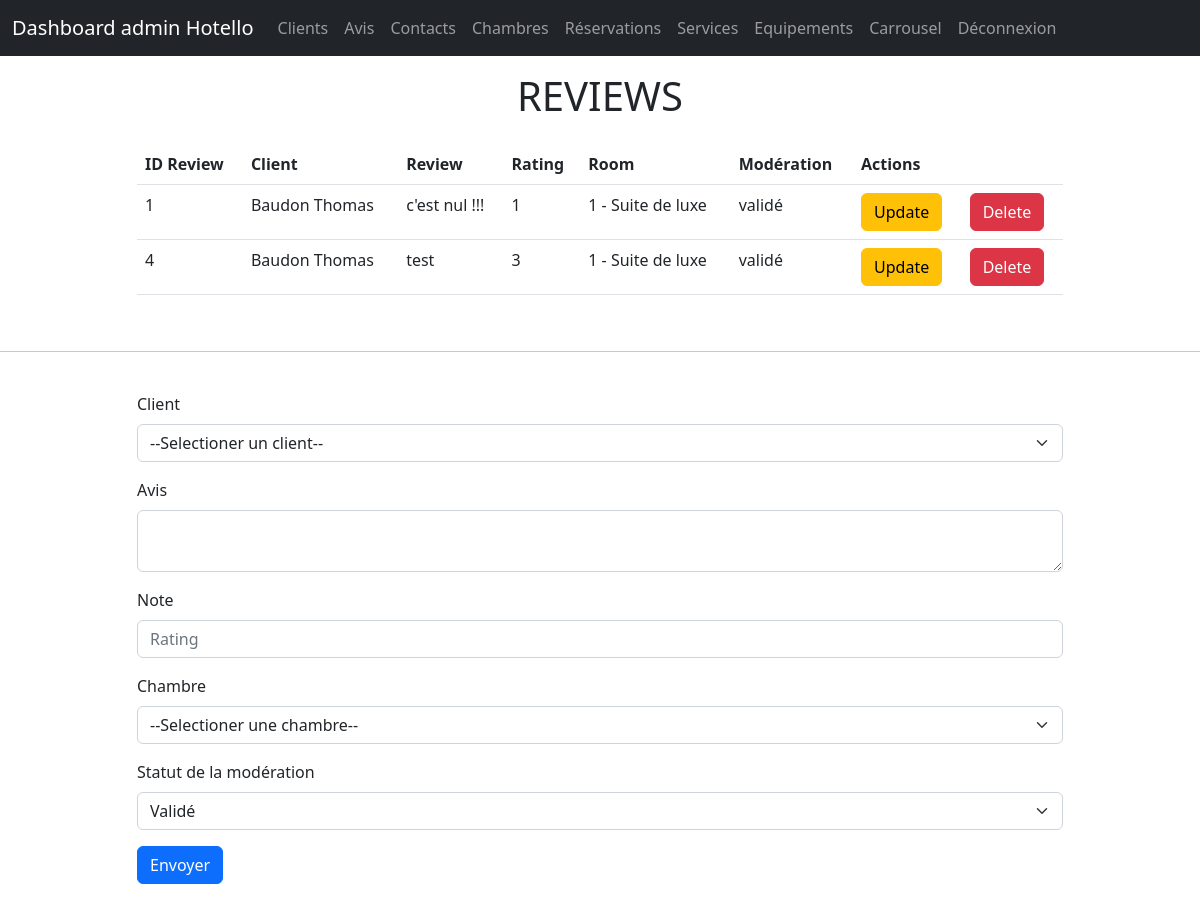
The app's page /admin/views/reviewsPage.php with its own data.
### tables this page shows
CREATE TABLE `reviews` (
  `id_reviews` int(11) NOT NULL,
  `id_cli` int(11) NOT NULL,
  `review` text NOT NULL,
  `rating` int(1) NOT NULL,
  `id_room` int(11) NOT NULL,
  `moderation` enum('validé','refusé') NOT NULL
);

CREATE TABLE `client` (
  `id_cli` int(11) NOT NULL,
  `lastname` varchar(60) NOT NULL,
  `firstname` varchar(60) NOT NULL,
  `mail` varchar(60) NOT NULL,
  `password` varchar(255) NOT NULL,
  `address` varchar(100) NOT NULL,
  `city` varchar(100) NOT NULL,
  `zipcode` varchar(5) NOT NULL,
  `phone` varchar(10) NOT NULL,
  `birthdate` date NOT NULL,
  `status` int(1) NOT NULL DEFAULT '0',
  `country` varchar(20) NOT NULL
);

CREATE TABLE `room` (
  `id_room` int(11) NOT NULL,
  `title_room` varchar(60) NOT NULL,
  `price_room` varchar(20) NOT NULL,
  `type_chambre` varchar(60) NOT NULL,
  `size` int(2) NOT NULL,
  `description` text NOT NULL,
  `adults` int(2) NOT NULL,
  `children` int(2) NOT NULL,
  `status` enum('libre','réservée') DEFAULT 'libre'
);

### admin/Models/ReviewsManager.php (called while the page is built, shortened)
<?php
class ReviewsManager{
    private $dataBase;
    public function __construct(PDO $dataBase)
    {
        $this->dataBase = $dataBase;
    }
    public function getAllReviews()
    {
        $getAllReviews = $this->dataBase->query("SELECT * FROM reviews
        INNER JOIN client ON reviews.id_cli = client.id_cli
        INNER JOIN room ON reviews.id_room = room.id_room
        ORDER BY id_reviews");
        return $getAllReviews;
    }
}
?>

### admin/Views/reviewsPage.php (the view, shortened to what this page needs)
<?php
require_once('../Models/ReviewsManager.php');
$review = new ReviewsManager($pdo);
$reviewText ="";
$rating ="";
$moderation="";
?>
<?php require_once('./inc/header.inc.php'); ?>
<div class="container mt-3 mb-3">
    <div class="row">
        <div class="col-12 justify-content-center">
            <h1 class="text-center">REVIEWS</h1>
        </div>
    </div>
</div>
    <div class="container">
        <div class="row justify-content-center">
            <div class="col-10 table-responsive">
            <table class="table">
                <thead>
                    <th>ID Review</th>
                    <th>Client</th>
                    <th>Review</th>
                    <th>Rating</th>
                    <th>Room</th>
                    <th>Modération</th>
                    <th>Actions</th>
                    <th></th>
                </thead>
                <tbody>
                    <?php
                        $reviews = $review->getAllReviews();
                        while($reviewAll = $reviews->fetch(PDO::FETCH_ASSOC)){
                    ?>
                        <tr>
                            <td><?php echo $reviewAll['id_reviews'];?></td>
                            <td><?php echo $reviewAll['lastname']." ".$reviewAll['firstname'];?></td>
                            <td><?php echo $reviewAll['review'];?></td>
                            <td><?php echo $reviewAll['rating'];?></td>
                            <td><?php echo $reviewAll['id_room']." - ".$reviewAll['title_room'];?></td>
                            <td><?php echo $reviewAll['moderation'];?></td>
                            <td>
                                <a href="<?php echo "?action=update&id_reviews=$reviewAll[id_reviews]"; ?>" class="btn btn-warning">Update</a>
                            </td>
                            <td>
                                <a href="<?php echo "?action=delete&id_reviews=$reviewAll[id_reviews]"; ?>" class="btn btn-danger">Delete</a>
                            </td>
                        </tr>
                    <?php
                        }
                    ?>
                </tbody>
            </table>
            </div>
        </div>
    </div>
    <br>
    <hr>
    <br>
    <div class="container">
        <div class="row justify-content-center">
            <div class="col-10 table-responsive">
                <form action="" method="POST">
                    <?php
                    if(!isset($_GET['action']) && !isset($_GET['action']) == 'update'){
                    ?>
                        <div class="mb-3">
                            <label for="id_cli" class="form-label">Client</label>
                            <select class="form-select mb-3" aria-label="id_cli" name="id_cli" id="id_cli">
                                <option value=""> --Selectioner un client-- </option>
                                <?php
                                    $findAllClients = $review->getAllClients($review);
                                    $getAllClients = $findAllClients->fetchAll(PDO::FETCH_ASSOC);
                                    foreach( $getAllClients as $clients):
                                ?>
                                    <?php var_dump($clients['firstname']) ?>
                                <?php endforeach ?>
                            </select>
                        </div>
                    <?php } ?>
                    <div class="mb-3">
                        <label for="review" class="form-label">Avis</label>
                        <textarea class="form-control" name="review" id="review" name="review"><?php echo $reviewText ?></textarea>
                    </div>
                    <div class="mb-3">
                        <label for="rating" class="form-label">Note</label>
                        <input type="text" id="rating" name="rating" class="form-control" placeholder="Rating" value="<?php echo $rating ?>">
                    </div>
                    <?php  if(!isset($_GET['action']) && !isset($_GET['action']) == 'update'){?>
                        <div class="mb-3">
                            <label for="id_room" class="form-label">Chambre</label>
                            <select class="form-select mb-3" aria-label="id_room" name="id_room" id="id_room">
                                <option value=""> --Selectioner une chambre-- </option>
                            </select>
                        </div>
                    <?php } ?>
                    <div class="mb-3">
                        <label for="moderation" class="form-label">Statut de la modération</label>
                        <select class="form-select mb-3" aria-label="moderation" name="moderation" id="moderation">
                            <option value="validé" <?php if($moderation == 'validé'){echo "selected";}?>>Validé</option>
                        </select>
                    </div>
                    <div class="mb-3">
                        <input type="submit" class="btn btn-primary" value="Envoyer">
                    </div>
                </form>
            </div>
        </div>
    </div>
    <?php require_once('./inc/footer.inc.php'); ?>

### records on screen
reviews: id_reviews "1", id_cli.lastname "Baudon", id_cli.firstname "Thomas", review "c'est nul !!!", rating "1", id_room.id_room "1", id_room.title_room "Suite de luxe", moderation "validé"
reviews: id_reviews "4", id_cli.lastname "Baudon", id_cli.firstname "Thomas", review "test", rating "3", id_room.id_room "1", id_room.title_room "Suite de luxe", moderation "validé"
